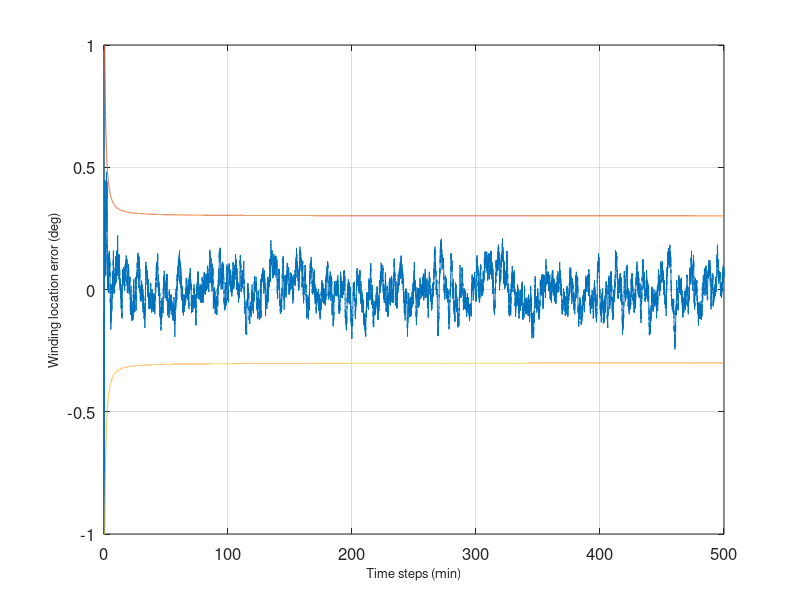
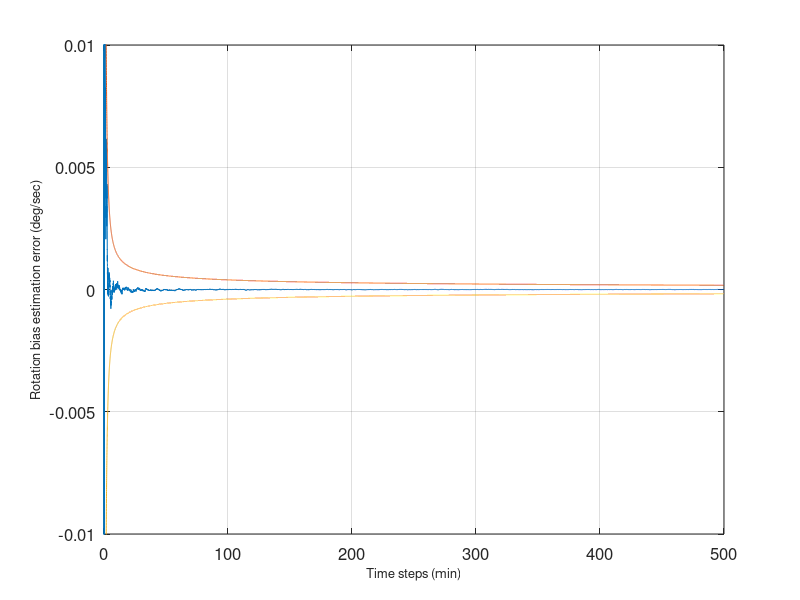
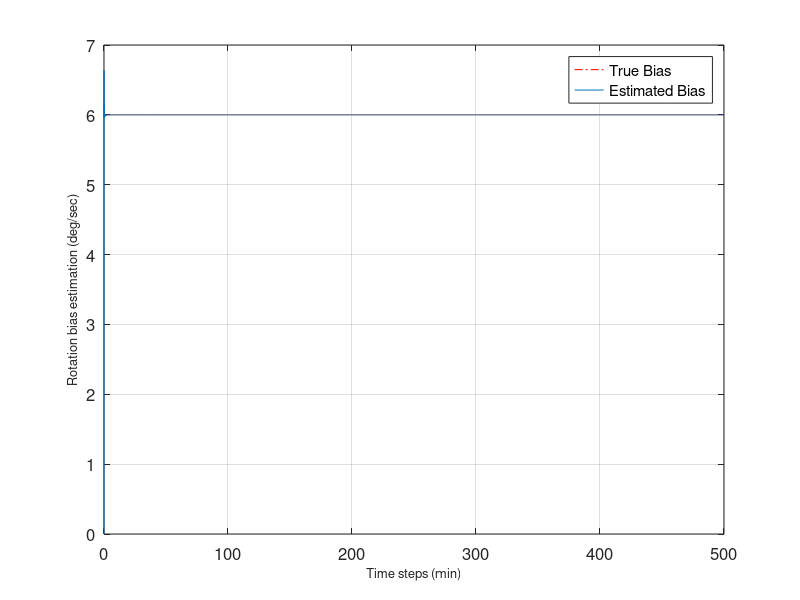

Here is the MATLAB script that generated these plots, in order:
clear all
clc
close all

% Example 19.1
% This is a matlab file for simple winding rotation tracking


d2r = pi/180; % deg to radian
dt = 1; % Sampling time
xv = 0:30000;

% --- True State ----
xtrue = 5*d2r; % true state location at initial
wtrue = 19*360/60*d2r; %actual rotation speed, 19 RPM

% --- Initialization ----
x = [0 0];
west = 18*360/60*d2r; % estimated/expected rotation speed input, 18 RPM 
% initial state error covariance
p = [10 5]*d2r;
P = diag(p.^2);

% --- State model -----
% dynamic model
A = [1 dt;0 1];
B = [1;0]; % input matrix
% Process noise model
wnoise = 0.01*d2r; 
Q = wnoise^2; % process noise covariance
D = [1;0];
% Measurement model
C = [1 0];
v = 1*d2r; % measurement noise
R = v^2; % measurement nosie covariance

% Estimation up to 1000 steps
for ii = 1:length(xv)-1
    % Generate measurements from the true value
    xtrue(ii+1,:) = mod(xtrue(ii,:) + wtrue*dt,2*pi);
    % mod is used to ensure always within 0 to 360 degrees
    ym = xtrue(ii+1,:) + v*randn(1);
    
    % Estimation model for Kalman filter process
    x(ii+1,:) = (A*x(ii,:)' + B*west*dt)';
    x(ii+1,1) = mod(x(ii+1,1),2*pi);
    % mod is used to ensure always within 0 to 360 degrees
    % Estimated output
    ye = C*x(ii+1,:)';
    
    % Calculate Kalman gain
    K = P*C'*inv(C*P*C'+R);
    
    % Kalman filter update for state vector
    x(ii+1,:) = x(ii+1,:) + (K*(ym-ye))';    
    % Covariance matrix update
    P = (eye(2) - K*C)*P;
    
    % Covariance matrix propagation
    P = A*P*A'+D*Q*D';
    % save diagonal elements of covariance at each step
    p(ii+1,:) = diag(P.^.5);
end

% plot error
figure(1)
plot(xv/60,(xtrue(:,1) - x(:,1))/d2r,xv/60,3*p(:,1)/d2r,xv/60,-3*p(:,1)/d2r)
ylim([-1 1])
grid on
xlabel('\fontsize{13}Time steps (min)')
ylabel('\fontsize{13}Winding location error (deg)')
set(gca,'fontsize',12)

figure(2)
plot(xv/60,(wtrue - west - x(:,2))/d2r,xv/60,3*p(:,2)/d2r,xv/60,-3*p(:,2)/d2r)
ylim([-0.01 0.01])
grid on
xlabel('\fontsize{13}Time steps (min)')
ylabel('\fontsize{13}Rotation bias estimation error (deg/sec)')
set(gca,'fontsize',12)

figure(3)
plot(xv/60,(wtrue - west)/d2r*ones(1,length(xv/60)),'r-.',xv/60,x(:,2)/d2r)
xlabel('\fontsize{13}Time steps (min)')
ylabel('\fontsize{13}Rotation bias estimation (deg/sec)')
grid on
legend('True Bias', 'Estimated Bias')
set(gca,'fontsize',12)